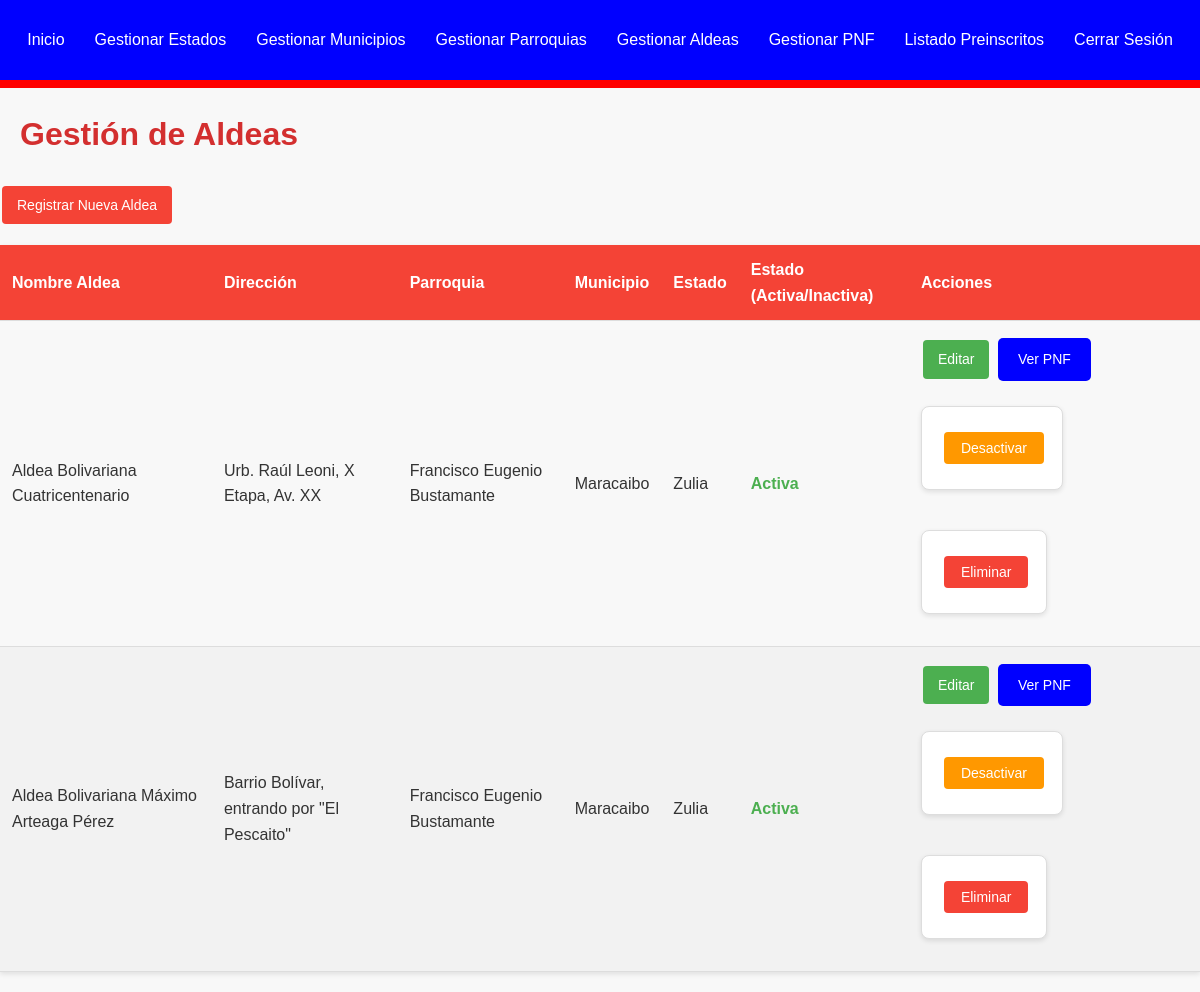
/ubicaciones/aldeas.php (signed in), run on the app's committed database.
### tables this page shows
CREATE TABLE `aldea` (
  `aldea_id` int(11) NOT NULL,
  `nombre_aldea` varchar(200) NOT NULL,
  `direccion` text DEFAULT NULL,
  `parroquia_id` int(11) NOT NULL,
  `estado` enum('Activa','Inactiva') NOT NULL DEFAULT 'Activa'
);

CREATE TABLE `parroquia` (
  `parroquia_id` int(11) NOT NULL,
  `nombre_parroquia` varchar(255) NOT NULL,
  `municipio_id` int(11) NOT NULL
);

CREATE TABLE `municipio` (
  `municipio_id` int(11) NOT NULL,
  `nombre_municipio` varchar(255) NOT NULL,
  `estado_id` int(11) NOT NULL
);

CREATE TABLE `estado` (
  `estado_id` int(11) NOT NULL,
  `nombre_estado` varchar(255) NOT NULL
);

### ubicaciones/aldeas.php (the view, shortened to what this page needs)
<?php
require_once '../includes/db.php';
try {
    $sql = "SELECT
                a.aldea_id, a.nombre_aldea, a.direccion, a.estado AS estado_aldea,
                p.nombre_parroquia, m.nombre_municipio, e.nombre_estado
            FROM aldea a
            JOIN parroquia p ON a.parroquia_id = p.parroquia_id
            JOIN municipio m ON p.municipio_id = m.municipio_id
            JOIN estado e ON m.estado_id = e.estado_id
            ORDER BY e.nombre_estado, m.nombre_municipio, p.nombre_parroquia, a.nombre_aldea";
    $stmt = $pdo->query($sql);
    $aldeas = $stmt->fetchAll();
} catch (PDOException $e) {
    $error_message = "Error al cargar aldeas: " . $e->getMessage();
    $aldeas = [];
}
?>
<!DOCTYPE html>
<html lang="es">
<head>
    <link rel="stylesheet" href="../css/style.css">
</head>
<body>
    <?php include '../includes/menu.php'; ?>
    <h1>Gestión de Aldeas</h1>
    <p><a href="agregar_aldea.php" class="btn btn-primary">Registrar Nueva Aldea</a></p>
    <table>
        <thead>
            <tr>
                <th>Nombre Aldea</th>
                <th>Dirección</th>
                <th>Parroquia</th>
                <th>Municipio</th>
                <th>Estado</th>
                <th>Estado (Activa/Inactiva)</th>
                <th>Acciones</th>
            </tr>
        </thead>
        <tbody>
            <?php if (empty($aldeas)): ?>
                <tr>
                    <td colspan="7">No hay aldeas registradas.</td>
                </tr>
            <?php else: ?>
                <?php foreach ($aldeas as $aldea): ?>
                    <tr>
                        <td><?php echo htmlspecialchars($aldea['nombre_aldea']); ?></td>
                        <td><?php echo htmlspecialchars($aldea['direccion'] ?? ''); ?></td>
                        <td><?php echo htmlspecialchars($aldea['nombre_parroquia']); ?></td>
                        <td><?php echo htmlspecialchars($aldea['nombre_municipio']); ?></td>
                        <td><?php echo htmlspecialchars($aldea['nombre_estado']); ?></td>
                        <td>
                             <span class="status-<?php echo strtolower($aldea['estado_aldea']); ?>">
                                <?php echo htmlspecialchars($aldea['estado_aldea']); ?>
                             </span>
                        </td>
                        <td>
                            <a href="editar_aldea.php?id=<?php echo $aldea['aldea_id']; ?>" class="btn btn-edit">Editar</a>
                            <a href="gestionar_aldea_pnf.php?aldea_id=<?php echo $aldea['aldea_id']; ?>" class="btn btn-info">Ver PNF</a>
                            <form action="aldeas.php" method="POST" style="display:inline-block;">
                                <button type="submit" class="btn btn-toggle-status">
                                    <?php echo ($aldea['estado_aldea'] === 'Activa') ? 'Desactivar' : 'Activar'; ?>
                                </button>
                            </form>
                            <form action="aldeas.php" method="POST" style="display:inline-block;" onsubmit="return confirm('¿Está seguro de eliminar esta Aldea?');">
                                <button type="submit" class="btn btn-delete">Eliminar</button>
                            </form>
                        </td>
                    </tr>
                <?php endforeach; ?>
            <?php endif; ?>
        </tbody>
    </table>
</body>
</html>

### includes/menu.php (shortened to what this page needs)
<?php
echo '<nav>';
    echo '<ul>';
        echo '<li><a href="/edixson-1/dashboard.php" class="menu-link">Inicio</a></li>';
        echo '<li><a href="/edixson-1/ubicaciones/estados.php" class="menu-link">Gestionar Estados</a></li>';
        echo '<li><a href="/edixson-1/ubicaciones/municipios.php" class="menu-link">Gestionar Municipios</a></li>';
        echo '<li><a href="/edixson-1/ubicaciones/parroquias.php" class="menu-link">Gestionar Parroquias</a></li>';
        echo '<li><a href="/edixson-1/ubicaciones/aldeas.php" class="menu-link">Gestionar Aldeas</a></li>';
        echo '<li><a href="/edixson-1/pnf/pnf.php" class="menu-link">Gestionar PNF</a></li>';
        echo '<li><a href="/edixson-1/preinscritos.php" class="menu-link">Listado Preinscritos</a></li>';
        echo '<li><a href="/edixson-1/includes/auth.php?logout=true" class="menu-link">Cerrar Sesión</a></li>';
    echo '</ul>';
echo '</nav>';
?>

### css/style.css (style rules this page uses)
:root { --primary-color: #F44336; --primary-dark: #D32F2F; --secondary-color: #FFEB3B; --text-color: #333; --background-color: #f8f8f8; --card-background: #fff; --border-color: #ddd; }
body { font-family: 'Arial', sans-serif; line-height: 1.6; color: var(--text-color); background-color: var(--background-color); margin: 0; }
nav { background-color: blue; height: 60px; border-bottom: 8px solid red; display: flex; align-items: center; justify-content: center; color: white; padding: 10px 0; }
nav ul { list-style: none; margin: 0; padding: 0; display: flex; justify-content: center; }
nav ul li { margin: 0 15px; }
nav ul li a { color: white; text-decoration: none; font-size: 16px; }
h1, h2, h3 { color: var(--primary-dark); margin-bottom: 20px; margin-right: 20px; margin-left: 20px; }
table { width: 100%; border-collapse: collapse; margin-bottom: 20px; box-shadow: 0 2px 5px rgba(0,0,0,0.1); }
table th, table td { padding: 12px; text-align: left; border-bottom: 1px solid var(--border-color); }
table th { background-color: var(--primary-color); color: white; font-weight: bold; }
table tbody tr:nth-child(even) { background-color: #f2f2f2; }
.btn { display: inline-block; padding: 8px 15px; margin: 5px 2px; border-radius: 4px; text-decoration: none; font-size: 14px; cursor: pointer; transition: background-color 0.3s ease, opacity 0.3s ease; border: none; }
.btn-primary { background-color: var(--primary-color); color: white; }
.btn-edit { background-color: #4CAF50; color: white; }
.btn-delete { background-color: #F44336; color: white; }
.btn-info { background-color: #2196F3; color: white; }
.btn-toggle-status { background-color: #FF9800; color: white; }
.status-activa { color: #4CAF50; font-weight: bold; }
form { max-width: 800px; margin: 20px auto; padding: 20px; background-color: var(--card-background); border: 1px solid var(--border-color); border-radius: 8px; box-shadow: 0 2px 5px rgba(0, 0, 0, 0.1); }
form button { width: 100%; padding: 10px; background-color: var(--primary-color); color: white; border: none; border-radius: 4px; font-size: 1em; cursor: pointer; }
.btn-info { background: blue; color: white; border: none; padding: 10px 20px; cursor: pointer; border-radius: 5px; }

### data on the page
aldea: nombre_aldea "Aldea Bolivariana Cuatricentenario", direccion "Urb. Raúl Leoni, X Etapa, Av. XX", parroquia.nombre_parroquia "Francisco Eugenio Bustamante", municipio.nombre_municipio "Maracaibo", estado.nombre_estado "Zulia", estado "Activa", shows "Desactivar"
aldea: nombre_aldea "Aldea Bolivariana Máximo Arteaga Pérez", direccion "Barrio Bolívar, entrando por \"El Pescaito\"", parroquia.nombre_parroquia "Francisco Eugenio Bustamante", municipio.nombre_municipio "Maracaibo", estado.nombre_estado "Zulia", estado "Activa", shows "Desactivar"
